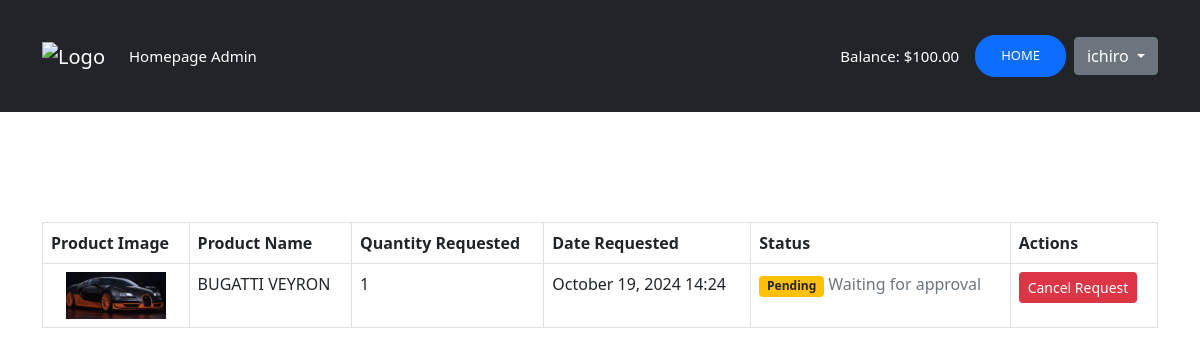
Before: /requested_inventory/requested-products/ (signed in) with the older database file.
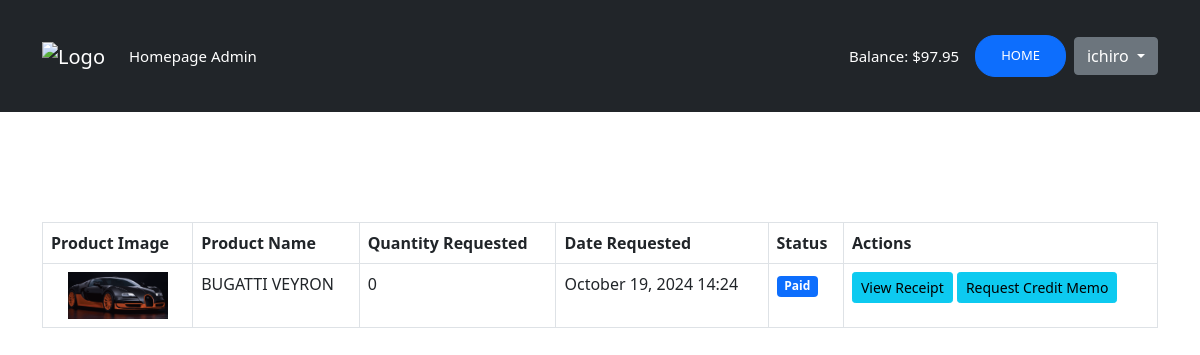
After: the same page with the newer database file.
### myapp/models.py (models this page shows, shortened)
class UserProfile(models.Model):
    user = models.OneToOneField(User, on_delete=models.CASCADE)
    company_name = models.CharField(max_length=255)
    full_name = models.CharField(max_length=255)
    mobile_number = models.CharField(max_length=15)
    business_title = models.CharField(max_length=255)
    balance = models.DecimalField(max_digits=10, decimal_places=2, default=0.00)  # Add this line

### requested_inventory/models.py (models this page shows, shortened)
class ProductRequest(models.Model):
    STATUS_CHOICES = [
        ('pending', 'Pending'),
        ('approved', 'Approved'),
        ('declined', 'Declined'),
        ('paid', 'Paid'),  # Add the 'paid' status here
    ]
    user = models.ForeignKey(User, on_delete=models.CASCADE)
    product = models.ForeignKey(Product, on_delete=models.CASCADE)  # Use the defined Product model
    quantity_requested = models.IntegerField()
    status = models.CharField(max_length=10, choices=STATUS_CHOICES, default='pending')
    created_at = models.DateTimeField(auto_now_add=True)

class Product(models.Model):
    name = models.CharField(max_length=255)
    sku = models.CharField(max_length=100, unique=True)
    description = models.TextField(blank=True, null=True)
    price = models.DecimalField(max_digits=10, decimal_places=2)
    quantity = models.IntegerField(default=0)  # Track available stock
    image = models.ImageField(upload_to='media/product_images/', blank=True, null=True)  # Updated path for image

### requested_inventory/views.py (the view)
# urls.py: path('requested-products/', view_requested_products, name='view_requested_products'),
@login_required
def view_requested_products(request):
    requested_products = ProductRequest.objects.filter(user=request.user)
    return render(request, 'inventory/view_requested_products.html', {
        'requested_products': requested_products
    })

### templates/inventory/view_requested_products.html (shortened to what the changed rows need)
{% extends 'users/base.html' %}
{% load static %}
{% block content %}
<div class="container mt-5">
    <h2 class="text-center mb-4">Requested Products</h2>
    {% if requested_products %}
        <div class="table-responsive">
            <table class="table table-hover table-bordered">
                <thead class="thead-dark">
                    <tr>
                        <th scope="col">Product Image</th>
                        <th scope="col">Product Name</th>
                        <th scope="col">Quantity Requested</th>
                        <th scope="col">Date Requested</th>
                        <th scope="col">Status</th>
                        <th scope="col">Actions</th>
                    </tr>
                </thead>
                <tbody>
                    {% for request in requested_products %}
                    <tr>
                        <td class="text-center">
                            {% if request.product.image %}
                                <img src="{{ request.product.image.url }}" alt="{{ request.product.name }}" style="width: 100px; height: auto; object-fit: contain;">
                            {% else %}
                                <img src="{% static 'path/to/default/image.png' %}" alt="No Image" style="width: 100px; height: auto; object-fit: contain;">
                            {% endif %}
                        </td>
                        <td>{{ request.product.name }}</td>
                        <td>{{ request.quantity_requested }}</td>
                        <td>{{ request.created_at|date:"F d, Y H:i" }}</td>
                        <td>
                            {% if request.status == 'approved' %}
                                <span class="badge bg-success">Approved</span>
                            {% elif request.status == 'pending' %}
                                <span class="badge bg-warning text-dark">Pending</span>
                                <span class="text-muted">Waiting for approval</span>
                            {% elif request.status == 'declined' %}
                                <span class="badge bg-danger">Declined</span>
                            {% elif request.status == 'paid' %}
                                <span class="badge bg-primary">Paid</span>
                            {% else %}
                                <span class="badge bg-secondary">Unknown</span>
                            {% endif %}
                        </td>
                        <td>
                            {% if request.status == 'approved' %}
                                <form method="GET" action="{% url 'checkout' request.id %}" class="d-inline">
                                    <button type="submit" class="btn btn-success btn-sm">Proceed to Checkout</button>
                                </form>
                                <form method="POST" action="{% url 'cancel_request' request.id %}" class="d-inline" onsubmit="return confirm('Are you sure you want to cancel this request?');">
                                    {% csrf_token %}
                                    <button type="submit" class="btn btn-danger btn-sm">Cancel Request</button>
                                </form>
                            {% elif request.status == 'pending' %}
                                <form method="POST" action="{% url 'cancel_request' request.id %}" class="d-inline" onsubmit="return confirm('Are you sure you want to cancel this request?');">
                                    <button type="submit" class="btn btn-danger btn-sm">Cancel Request</button>
                                </form>
                            {% elif request.status == 'declined' %}
                                <form method="POST" action="{% url 'cancel_request' request.id %}" class="d-inline" onsubmit="return confirm('Are you sure you want to remove this request?');">
                                    {% csrf_token %}
                                    <button type="submit" class="btn btn-danger btn-sm">Remove</button>
                                </form>
                            {% elif request.status == 'paid' %}
                                <a href="{% url 'receipt' request.id %}" class="btn btn-info btn-sm">View Receipt</a>
                                <a href="{% url 'request_credit_memo' request.id %}" class="btn btn-info btn-sm">Request Credit Memo</a>
                            {% endif %}
                        </td>
                    </tr>
                    {% endfor %}
                </tbody>
            </table>
        </div>
    {% else %}
        <div class="alert alert-info text-center">
            <p>No product requests found.</p>
        </div>
    {% endif %}
</div>
{% endblock %}

### templates/users/base.html (shortened to what this page needs)
<!doctype html>
{% load static %}
<html lang="en">
<head>
    <link rel="stylesheet" href="{% static 'users/css/main.css' %}" type="text/css">
    <link href="https://cdn.jsdelivr.net/npm/bootstrap@5.0.0-beta3/dist/css/bootstrap.min.css" rel="stylesheet">
</head>
<body id="bg" style="background-image: url({% static 'users/images/bg.png' %});">
<nav class="navbar navbar-expand-lg navbar-dark bg-dark" id="main-navbar">
    <div class="container">
        <a class="navbar-brand" href="{% url 'home' %}"><img src="{% static 'images/in-logo-1.svg' %}" alt="Logo"></a>
        <div class="collapse navbar-collapse" id="navbarNavAltMarkup">
            <div class="navbar-nav">
                {% if user.is_superuser %}
                    <a class="nav-link active cool-font" aria-current="page" href="#">Homepage Admin</a>
                {% else %}
                    <a class="nav-link active" aria-current="page" href="#">Homepage</a>
                {% endif %}
            </div>
            <div class="d-flex align-items-center ms-auto" id="authstyle">
                {% if user.is_authenticated %}
                    {% with user_profile=user.userprofile %}
                        <span class="text-white me-3">Balance: ${{ user_profile.balance }}</span>
                    {% endwith %}
                    <a href="{% url 'homepage' %}" class="btn btn-primary me-2" id="header-links">Home</a>
                    <div class="dropdown">
                        <button class="btn btn-secondary dropdown-toggle" type="button" id="dropdownMenuButton" data-bs-toggle="dropdown" aria-expanded="false">
                            {{ user.username }}
                        </button>
                    </div>
                {% else %}
                    <a href="{% url 'register' %}" class="btn btn-primary me-2" id="header-links">Create Account</a>
                    <a href="{% url 'login' %}" class="btn btn-primary" id="header-links">Log In</a>
                {% endif %}
            </div>
        </div>
    </div>
</nav>
<div>
    {% block content %}{% endblock content %}
</div>
</body>
</html>

Changed rows visible on the page:
changed UserProfile: balance "100.00" → "97.95"
changed ProductRequest "BUGATTI VEYRON": quantity_requested "1" → "0"; status "Pending Waiting for approval Cancel Request" → "Paid View Receipt Request Credit Memo"
